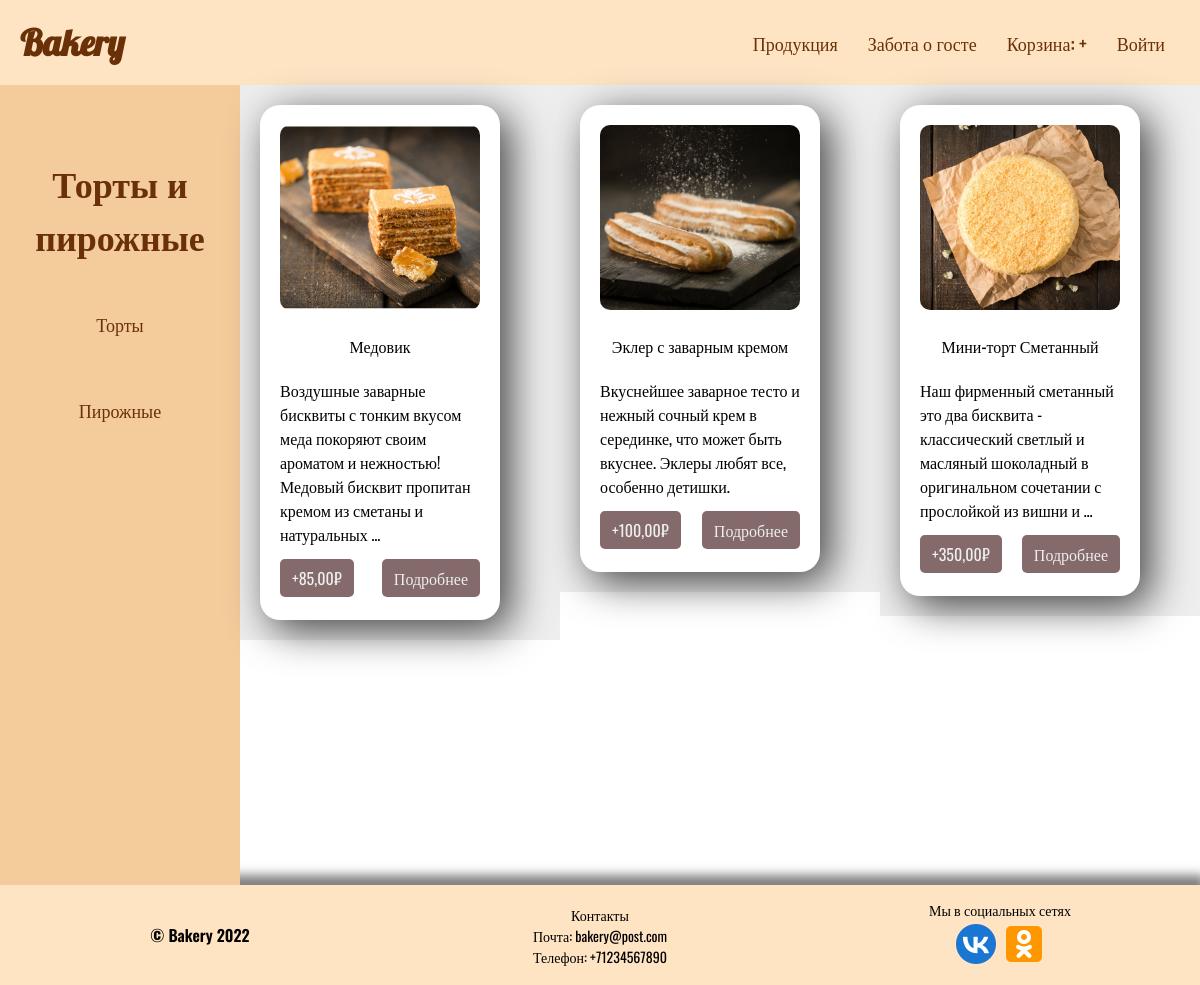
Screenshot of /category/cake/ with the database file from the repository.
### catalog/models.py (models this page shows, shortened)
class Category(models.Model):
    title = models.CharField(max_length=100, db_index=True, verbose_name='Название')
    slug = models.SlugField(max_length=100, unique=True, db_index=True, verbose_name='URL')
    objects = CategoryManager()
    def __str__(self):
        return self.title

class Product(models.Model):
    MIN_RESOLUTION = (400, 400)
    MAX_RESOLUTION = (1000, 1000)
    MAX_IMAGE_SIZE = 3145728
    class Meta:
        abstract = True
    title = models.CharField(max_length=150, db_index=True, verbose_name='Название')
    slug = models.SlugField(max_length=150, unique=True, db_index=True, verbose_name='URL')
    description = models.TextField(verbose_name='Описание', null=True)
    structure = models.TextField(verbose_name='Состав', null=True)
    weight = models.SmallIntegerField(verbose_name='Вес')
    image = models.ImageField(upload_to="image/%Y/%m/%d", verbose_name='Изображение')
    price = models.DecimalField(max_digits=10, decimal_places=2, verbose_name='Цена')
    category = models.ForeignKey('Category', on_delete=models.CASCADE, verbose_name='Категория')

class Cake(Product):
    type = models.CharField(max_length=100, null=True, verbose_name='Вид пирожного')
    def __str__(self):
        return f'{self.category.title}: {self.title}'

### catalog/views.py (the view)
# urls.py: path('category/<str:slug>/', CategoryDetailView.as_view(), name='product_category'),
class CategoryDetailView(CategoryDetailMixin, DetailView):
    def get(self, request, *args, **kwargs):
        category = Category.objects.get(slug=kwargs['slug'])
        products = LatestProducts.objects.get_products_for_category(kwargs['slug'])
        types = list(set(prod.type for prod in products))
        context = {
            'category': category,
            'products': products,
            'types': types,
        }
        print(context)
        return render(request, 'catalog/product_category.html', context)

### catalog/models.py (called while the page is built)
    @staticmethod
    def get_products_for_category(*args, **kwargs):
        products = []
        ct_models = ContentType.objects.filter(model__in=args)
        for ct_model in ct_models:
            model_products = ct_model.model_class()._base_manager.all()
            print(model_products)
            products.extend(model_products)
        return products

    def get_queryset(self):
        return super().get_queryset()

### catalog/templates/catalog/product_category.html
{% extends 'catalog/base.html' %}
{% block content %}
{% load static %}
<link rel="stylesheet" href="{% static 'catalog/css/product_category.css' %}" type="text/css">
<div class="conteiner">
        <div class="sidebar">
            <div class="sidebar-inner">
                <div class="sidebar-title">
                    {{ category.title }}
                </div>
                {% for type in types %}
                <ul class="sidebar-menu">
                    <li class="sidebar-menu-item"><a class="sidebar-menu-link" href="#">{{ type }}</a></li>
                {% endfor %}
                </ul>
            </div>
        </div>
        {% for product in products %}
        <div class="content">
            <div class="content-inner">
                <div class="cart">
                    <div class="cart-img-box">
                        <img class='cart-img' src="{{ product.image.url }}">
                    </div>
                    <div class="cart-title">
                        {{ product.title }}
                    </div>
                    <div class="cart-content">
                        {{ product.description|truncatewords:20 }}
                    </div>
                    <ul class="btn-keeper">
                        <li class="content-btn"><a class="btn" href="#">+{{product.price}}₽</a></li>
                        <li class="content-btn"><a class="btn" href="#">Подробнее</a></li>
                    </ul>
                </div>
            </div>
        </div>
        {% endfor %}
    </div>
{% endblock %}

### catalog/static/catalog/css/style.css (style rules this page uses)
html, body { margin: 0; padding: 0; }
* { box-sizing: border-box; }

### catalog/static/catalog/css/product_category.css (style rules this page uses)
.conteiner { width: 100%; min-height: 100vh; display: flex; }
.sidebar { min-width: 20%; padding-top: 40px; padding-bottom: 40px; display: flex; justify-content: center; background-color: rgb(244, 204, 155); }
.sidebar-inner { width: 100%; }
.sidebar-title { margin: 30px; text-align: center; font-family: Oswald; font-size: 36px; font-weight: 600; color: rgb(106, 49, 8); }
.sidebar-menu-item { margin-top: 20px; margin-bottom: 20px; list-style: none; }
.sidebar-menu-link { padding: 20px; display: flex; justify-content: center; text-decoration: none; color: rgb(106, 49, 8); transition: all .3s; }
.sidebar-menu { text-align: center; font-family: Oswald; font-size: 18px; font-weight: 500; }
.content { width: 80%; height: 100%; background-color: #eee; }
.content-inner { height: 100%; display: flex; flex-wrap: wrap; }
.cart { width: 240px; min-height: 400px; border-radius: 20px; margin: 20px; padding: 20px; background-color: #fff; box-shadow: 10px 10px 40px #434040; }
.cart-img { width: 200px; border-radius: 10px; box-sizing: border-box; }
.cart-title { margin-top: 20px; font-family: Oswald; font-size: 16px; font-weight: 500; text-align: center; }
.cart-content { margin-top: 20px; font-family: Oswald; font-size: 16px; font-weight: 400; }
.btn-keeper { display: flex; justify-content: space-between; align-items: center; }
.content-btn { margin-top: 20px; margin-bottom: 10px; list-style: none; }
.btn { background-color: #846A6A; padding: 7px 12px; text-decoration: none; color: #eee; font-family: Oswald; font-size: 16px; font-weight: 400; border-radius: 5px; }

### rows the page displays
Category: title "Торты и пирожные"
Cake: types "Торты", image (picture), title "Мини-торт Сметанный", description "Наш фирменный сметанный это два бисквита - классический светлый и масляный шоколадный в оригинальном сочетании с прослойкой из вишни и …", price "350,00"
Cake: types "Пирожные", image (picture), title "Медовик", description "Воздушные заварные бисквиты с тонким вкусом меда покоряют своим ароматом и нежностью! Медовый бисквит пропитан кремом из сметаны и натуральных …", price "85,00"
Cake: image (picture), title "Эклер с заварным кремом", description "Вкуснейшее заварное тесто и нежный сочный крем в серединке, что может быть вкуснее. Эклеры любят все, особенно детишки.", price "100,00"
